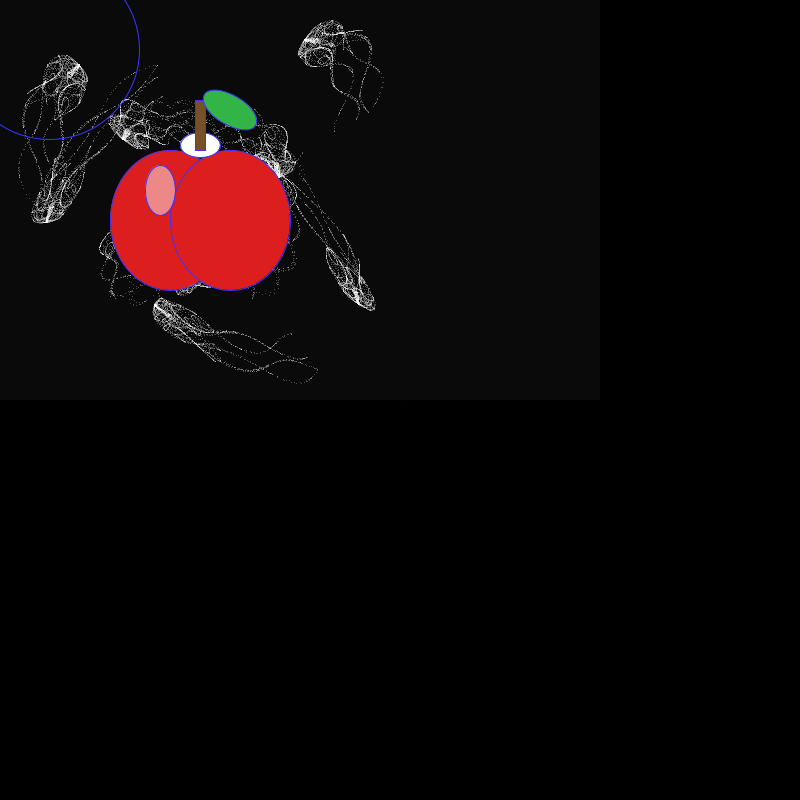
Frame 1 (no input)
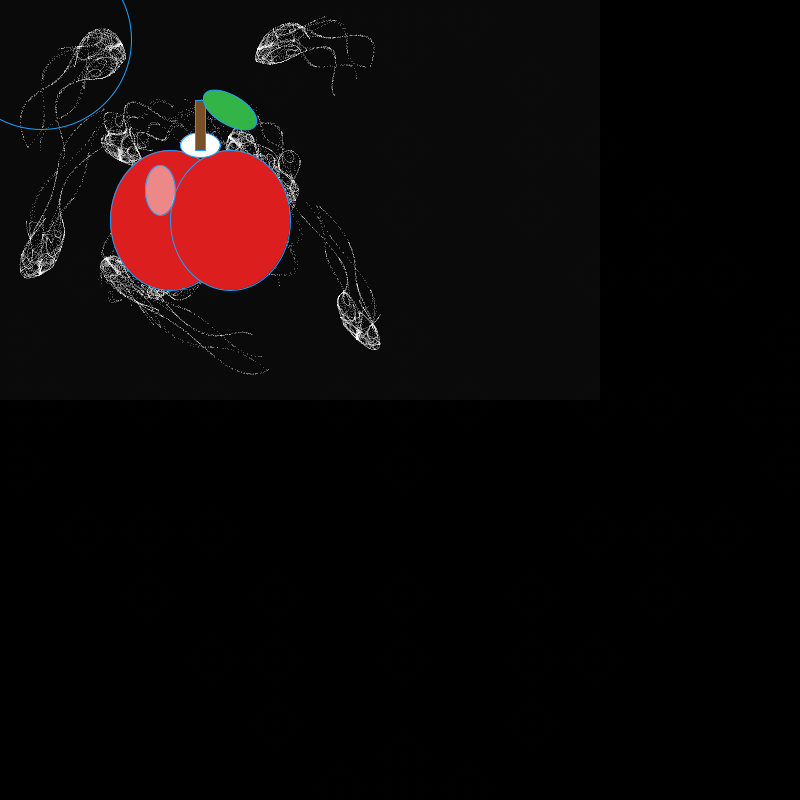
Frame 60 (the mouse pressed at the canvas centre just before this capture)
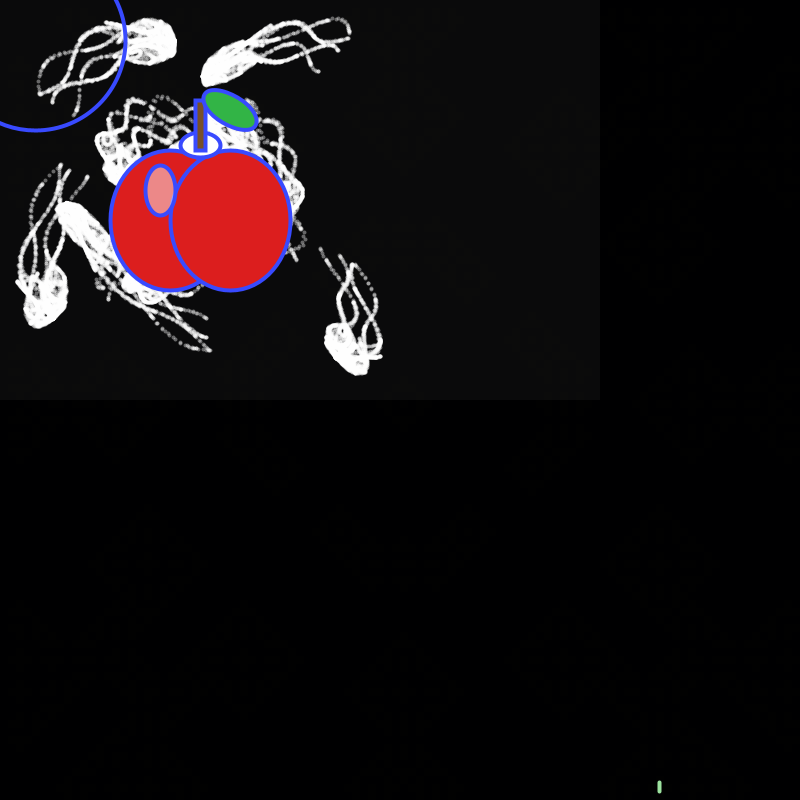
Frame 120 (the mouse held since frame 60 and released just before this capture)

The Processing sketch that drew these frames (run headless with seeded random() and noise(); from frame 60 on, the mouse is pressed at the canvas centre):

// Processing sketch: rinko2
// ── rinko2.pde
void setup() {
  size(800, 800);
    
  miInit();
  
  background(255);
}

void draw() {
  koizumi();
  mitsuru();
  nagano();
  Ryunosuke();
  Takumi();
  
  iwataINIT();
}

// ── Gen.pde
boolean initialized = false;

int num = 100;
int mod = 2;
int[][] state = new int[num][num];

void koizumi() {

  // 初期状態にする処理：最初の1回だけ実行
  if (!initialized) {
    for (int i=0; i<num; i++) {
      for (int j=0; j<num; j++) {
        if (i == num/2 && j == num/2) {
          state[i][j] = 1;
        } else {
          state[i][j] = 0;
        }
      }
    }
    initialized = true;
  }


  // セルを描く処理
  float scalar = (float)width / num;

  noStroke();

  for (int i=0; i<num; i++) {
    for (int j=0; j<num; j++) {

      // 色相にセルの状態を割り当てる
      fill((float)state[i][j] % mod, (float)state[i][j] % mod, 1);

      // セルの描画
      rect(j * scalar, i * scalar, scalar, scalar);
    }
  }


  // 次の世代を計算する処理
  int[][] nextState = new int[num][num];

  for (int i=0; i<num; i++) {
    for (int j=0; j<num; j++) {

      int nextC;

      nextC = (
        state[(i-1+num) % num][j]
        + state[i][(j-1+num) % num]
        + state[i][j]
        + state[i][(j+1) % num]
        + state[(i+1) % num][j]
        ) % mod;

      nextState[i][j] = nextC;
    }
  }

  // 状態を更新
  state = nextState;
}

// ── Mitsuru.pde
ArrayList<Firework> fireworks;
PVector gravity = new PVector(0, 0.15); // 重力の設定


void miInit() {
  fireworks = new ArrayList<Firework>();
}

void mitsuru() {
  // 背景に透明度を持たせて塗りつぶすことで、火花の「残像」を作る
  fill(0, 50);
  noStroke();
  //rect(0, 0, width, height);

  // ランダムに花火を打ち上げる（約2%の確率）
  if (random(1) < 0.02) {
    fireworks.add(new Firework());
  }

  // 花火の更新と描画
  for (int i = fireworks.size()-1; i >= 0; i--) {
    Firework f = fireworks.get(i);
    f.update();
    f.show();
    if (f.done()) {
      fireworks.remove(i);
    }
  }
}

// 花火全体の管理クラス
class Firework {
  Particle seed; // 打ち上げられる弾
  ArrayList<Particle> particles; // 爆発後の火花
  boolean exploded = false;
  color fireworkColor;

  Firework() {
    fireworkColor = color(random(150, 255), random(150, 255), random(150, 255));
    // 画面下部のランダムな位置から打ち上げ
    seed = new Particle(random(width), height, fireworkColor, true);
    particles = new ArrayList<Particle>();
  }

  boolean done() {
    return (exploded && particles.isEmpty());
  }

  void update() {
    if (!exploded) {
      seed.applyForce(gravity);
      seed.update();
      // 速度が上向きから下向きに変わる（頂点に達する）直前で爆発
      if (seed.velocity.y >= 0) {
        exploded = true;
        explode();
      }
    }

    for (int i = particles.size()-1; i >= 0; i--) {
      Particle p = particles.get(i);
      p.applyForce(gravity);
      p.update();
      if (p.isDead()) {
        particles.remove(i);
      }
    }
  }

  void explode() {
    for (int i = 0; i < 100; i++) {
      particles.add(new Particle(seed.position.x, seed.position.y, fireworkColor, false));
    }
  }

  void show() {
    if (!exploded) {
      seed.show();
    }
    for (Particle p : particles) {
      p.show();
    }
  }
}

// 火花一つ一つのクラス
class Particle {
  PVector position;
  PVector velocity;
  PVector acceleration;
  float lifespan = 255; // 消えるまでの時間
  color c;
  boolean isSeed;

  Particle(float x, float y, color c, boolean isSeed) {
    position = new PVector(x, y);
    this.isSeed = isSeed;
    this.c = c;
    acceleration = new PVector(0, 0);

    if (isSeed) {
      velocity = new PVector(0, random(-12, -8)); // 打ち上げ速度
    } else {
      velocity = PVector.random2D(); // 爆発で全方向に散る
      velocity.mult(random(2, 8));
    }
  }

  void applyForce(PVector force) {
    acceleration.add(force);
  }

  void update() {
    velocity.add(acceleration);
    position.add(velocity);
    acceleration.mult(0);
    if (!isSeed) {
      lifespan -= 4; // 徐々に消える
      velocity.mult(0.95); // 空気抵抗
    }
  }

  void show() {
    //strokeWeight(isSeed ? 4 : 2);
    //stroke(c, lifespan);
    //point(position.x, position.y);
    
    strokeWeight(isSeed ? 4 : 2);
    stroke(c, lifespan);
    // 現在の位置と、少し前の位置（velocityを引いた位置）を結ぶ
    line(position.x, position.y, position.x - velocity.x, position.y - velocity.y);
  }

  boolean isDead() {
    return (lifespan < 0);
  }
}

// ── Nagano_test.pde
float t = 0;

void nagano() {  
  // 線の色と透明度 (元の stroke(w, 96) は白の半透明に相当します)
  stroke(255, 96);

  // 時間を進める
  t += PI / 60.0;

  // 元の for(i=3e4; i--;) は 29999 から 0 までのループ
  for (int i = 29999; i >= 0; i--) {
    // 割り算を小数で行うため .0 をつけています
    float y = i / 799.0;
    
    float k = 5 * cos(i / 48.0);
    float e = 5 * cos(y / 9.0);
    
    // mag() でベクトルの長さを計算
    float m = mag(k, e);
    
    // JavaScriptの累乗 (**) は、Processingでは pow() を使います
    float d = pow(m / (6 + (i % 4)), 4) + 4;
    
    // ~(i & 1) はビット演算。iが偶数なら-1、奇数なら-2になります
    int bitOp = ~(i & 1);
    
    float q = k * (3 + e / 2.0 * sin(d * 8 + k / 9.0 - t)) - 3 * sin(k * d / 3.0) - bitOp * 80;
    
    // 角度cの計算
    float c = d - t / 9.0 + (i % 5);
    
    // X座標とY座標の計算 (中心を200, 200に設定)
    float px = q * sin(c) + 200;
    float py = q * cos(c - (i % 2) + (i % 5) * 3 + 7) + 200;
    
    // 点を描画
    point(px, py);
  }
}

// ── Ryunosuke.pde
void Ryunosuke(){
  int count = 0;
  int N = 100000;
  for(int i=0; i<N; i++){
    double x = random(1);
    double y = random(1);
    
    if(x*x + y*y <= 1){
      count++;
    }
  }
  
  double pi = 4.0 * count / N;
  println(pi);
}

// ── Takumi.pde
float x = width / 2;
float y = height / 2;
int r = 180;

void Takumi(){
  fill(255, 10);
  noStroke();
  rect(0, 0, 600, 400);
  noFill();
  x = x + random(-2, 2);
  y = y + random(-2, 2);
  stroke(random(255), random(255), 255);
  ellipse(x, y, r, r);
}

// ── iwata.pde
void iwataINIT() {
  //noStroke();

  // りんご本体
  fill(220, 30, 30);
  ellipse(170, 220, 120, 140);
  ellipse(230, 220, 120, 140);

  // 上部のくぼみ
  fill(255);
  ellipse(200, 145, 40, 25);

  // ヘタ
  fill(120, 80, 40);
  rect(195, 100, 10, 50);

  // 葉
  fill(50, 180, 70);
  pushMatrix();
  translate(230, 110);
  rotate(radians(30));
  ellipse(0, 0, 60, 30);
  popMatrix();

  // ハイライト
  fill(255, 255, 255, 120);
  ellipse(160, 190, 30, 50);
}
